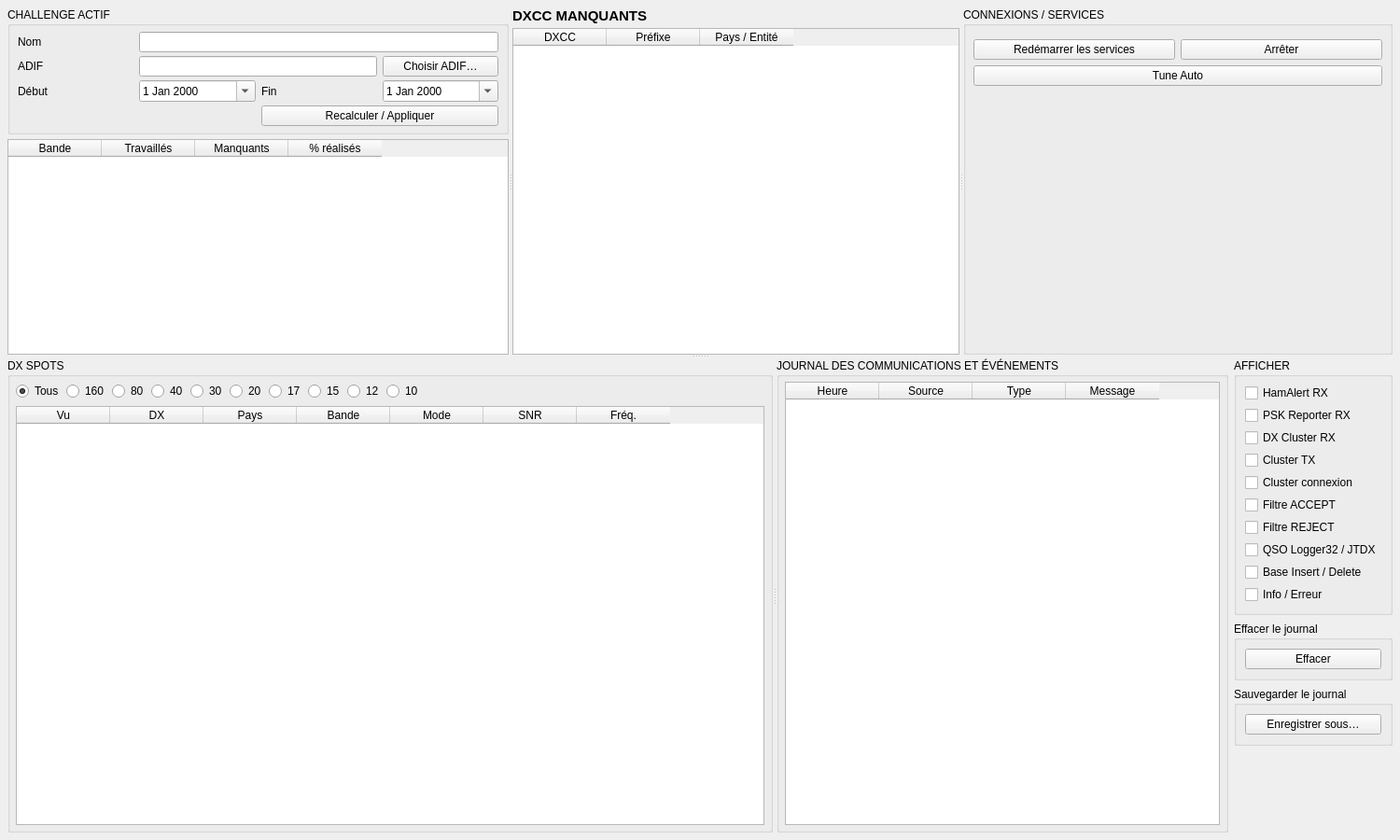
<?xml version="1.0" encoding="UTF-8"?>
<ui version="4.0">
 <class>ChallengeDXCCWidget</class>
 <widget class="QWidget" name="ChallengeDXCCWidget">
  <property name="geometry">
   <rect><x>0</x><y>0</y><width>1500</width><height>900</height></rect>
  </property>
  <layout class="QVBoxLayout" name="rootLayout">
   <property name="leftMargin"><number>8</number></property>
   <property name="topMargin"><number>8</number></property>
   <property name="rightMargin"><number>8</number></property>
   <property name="bottomMargin"><number>8</number></property>
   <property name="spacing"><number>6</number></property>
   <item>
    <widget class="QSplitter" name="mainSplitter">
     <property name="orientation"><enum>Qt::Vertical</enum></property>
     <property name="childrenCollapsible"><bool>false</bool></property>
     <widget class="QSplitter" name="topSplitter">
      <property name="orientation"><enum>Qt::Horizontal</enum></property>
      <property name="childrenCollapsible"><bool>false</bool></property>

      <!-- CHALLENGE -->
      <widget class="QWidget" name="challengePanel">
       <layout class="QVBoxLayout" name="challengePanelLayout">
        <property name="leftMargin"><number>0</number></property>
        <property name="topMargin"><number>0</number></property>
        <property name="rightMargin"><number>0</number></property>
        <property name="bottomMargin"><number>0</number></property>
        <property name="spacing"><number>5</number></property>
        <item>
         <widget class="QGroupBox" name="challengeGroup">
          <property name="title"><string>CHALLENGE ACTIF</string></property>
          <layout class="QGridLayout" name="challengeFormLayout">
           <property name="leftMargin"><number>8</number></property>
           <property name="topMargin"><number>6</number></property>
           <property name="rightMargin"><number>8</number></property>
           <property name="bottomMargin"><number>6</number></property>
           <property name="horizontalSpacing"><number>6</number></property>
           <property name="verticalSpacing"><number>4</number></property>
           <item row="0" column="0"><widget class="QLabel" name="nameLabel"><property name="text"><string>Nom</string></property></widget></item>
           <item row="0" column="1" colspan="3"><widget class="QLineEdit" name="nameEdit"/></item>
           <item row="1" column="0"><widget class="QLabel" name="adifLabel"><property name="text"><string>ADIF</string></property></widget></item>
           <item row="1" column="1" colspan="2"><widget class="QLineEdit" name="adifEdit"><property name="readOnly"><bool>true</bool></property></widget></item>
           <item row="1" column="3"><widget class="QPushButton" name="chooseAdifButton"><property name="text"><string>Choisir ADIF…</string></property></widget></item>
           <item row="2" column="0"><widget class="QLabel" name="startLabel"><property name="text"><string>Début</string></property></widget></item>
           <item row="2" column="1"><widget class="QDateEdit" name="startEdit"><property name="calendarPopup"><bool>true</bool></property></widget></item>
           <item row="2" column="2"><widget class="QLabel" name="endLabel"><property name="text"><string>Fin</string></property></widget></item>
           <item row="2" column="3"><widget class="QDateEdit" name="endEdit"><property name="calendarPopup"><bool>true</bool></property></widget></item>
           <item row="3" column="2" colspan="2"><widget class="QPushButton" name="applyProfileButton"><property name="text"><string>Recalculer / Appliquer</string></property></widget></item>
          </layout>
         </widget>
        </item>
        <item>
         <widget class="QTableWidget" name="band">
          <property name="editTriggers"><set>QAbstractItemView::NoEditTriggers</set></property>
          <property name="selectionBehavior"><enum>QAbstractItemView::SelectRows</enum></property>
          <property name="selectionMode"><enum>QAbstractItemView::SingleSelection</enum></property>
          <property name="alternatingRowColors"><bool>true</bool></property>
          <column><property name="text"><string>Bande</string></property></column>
          <column><property name="text"><string>Travaillés</string></property></column>
          <column><property name="text"><string>Manquants</string></property></column>
          <column><property name="text"><string>% réalisés</string></property></column>
         </widget>
        </item>
       </layout>
      </widget>

      <!-- MANQUANTS -->
      <widget class="QWidget" name="missingPanel">
       <layout class="QVBoxLayout" name="missingPanelLayout">
        <property name="leftMargin"><number>0</number></property>
        <property name="topMargin"><number>0</number></property>
        <property name="rightMargin"><number>0</number></property>
        <property name="bottomMargin"><number>0</number></property>
        <property name="spacing"><number>4</number></property>
        <item>
         <widget class="QLabel" name="missingTitle">
          <property name="text"><string>DXCC MANQUANTS</string></property>
          <property name="styleSheet"><string notr="true">font-size:15px;font-weight:bold;</string></property>
         </widget>
        </item>
        <item>
         <widget class="QTableWidget" name="missing">
          <property name="editTriggers"><set>QAbstractItemView::NoEditTriggers</set></property>
          <property name="selectionBehavior"><enum>QAbstractItemView::SelectRows</enum></property>
          <property name="alternatingRowColors"><bool>true</bool></property>
          <column><property name="text"><string>DXCC</string></property></column>
          <column><property name="text"><string>Préfixe</string></property></column>
          <column><property name="text"><string>Pays / Entité</string></property></column>
         </widget>
        </item>
       </layout>
      </widget>

      <!-- SERVICES -->
      <widget class="QWidget" name="servicesPanel">
       <layout class="QVBoxLayout" name="servicesPanelLayout">
        <property name="leftMargin"><number>0</number></property>
        <property name="topMargin"><number>0</number></property>
        <property name="rightMargin"><number>0</number></property>
        <property name="bottomMargin"><number>0</number></property>
        <item>
         <widget class="QGroupBox" name="servicesGroup">
          <property name="title"><string>CONNEXIONS / SERVICES</string></property>
          <layout class="QVBoxLayout" name="servicesGroupLayout">
           <property name="leftMargin"><number>8</number></property>
           <property name="topMargin"><number>8</number></property>
           <property name="rightMargin"><number>8</number></property>
           <property name="bottomMargin"><number>8</number></property>
           <property name="spacing"><number>6</number></property>
           <item>
            <widget class="QWidget" name="servicesCardsHost">
             <layout class="QVBoxLayout" name="servicesCardsLayout">
              <property name="leftMargin"><number>0</number></property>
              <property name="topMargin"><number>0</number></property>
              <property name="rightMargin"><number>0</number></property>
              <property name="bottomMargin"><number>0</number></property>
              <property name="spacing"><number>4</number></property>
             </layout>
            </widget>
           </item>
           <item>
            <layout class="QHBoxLayout" name="servicesButtonsLayout">
             <property name="spacing"><number>6</number></property>
             <item><widget class="QPushButton" name="restartServicesButton"><property name="minimumHeight"><number>30</number></property><property name="text"><string>Redémarrer les services</string></property></widget></item>
             <item><widget class="QPushButton" name="stopServicesButton"><property name="minimumHeight"><number>30</number></property><property name="text"><string>Arrêter</string></property></widget></item>
            </layout>
           </item>
           <item><widget class="QPushButton" name="tuneAutoButton"><property name="minimumHeight"><number>32</number></property><property name="text"><string>Tune Auto</string></property></widget></item>
           <item><spacer name="servicesSpacer"><property name="orientation"><enum>Qt::Vertical</enum></property><property name="sizeHint" stdset="0"><size><width>20</width><height>10</height></size></property></spacer></item>
          </layout>
         </widget>
        </item>
       </layout>
      </widget>
     </widget>

     <!-- LOWER AREA -->
     <widget class="QWidget" name="journalArea">
      <layout class="QHBoxLayout" name="journalAreaLayout">
       <property name="leftMargin"><number>0</number></property>
       <property name="topMargin"><number>0</number></property>
       <property name="rightMargin"><number>0</number></property>
       <property name="bottomMargin"><number>0</number></property>
       <property name="spacing"><number>6</number></property>
       <item>
        <widget class="QSplitter" name="journalSplitter">
         <property name="orientation"><enum>Qt::Horizontal</enum></property>
         <property name="childrenCollapsible"><bool>false</bool></property>
         <widget class="QGroupBox" name="spotsGroup">
          <property name="title"><string>DX SPOTS</string></property>
          <layout class="QVBoxLayout" name="spotsLayout">
           <property name="leftMargin"><number>6</number></property>
           <property name="topMargin"><number>5</number></property>
           <property name="rightMargin"><number>6</number></property>
           <property name="bottomMargin"><number>5</number></property>
           <item>
            <layout class="QHBoxLayout" name="spotBandFilterLayout">
             <property name="spacing"><number>3</number></property>
             <item><widget class="QRadioButton" name="spotBandAll"><property name="text"><string>Tous</string></property><property name="checked"><bool>true</bool></property></widget></item>
             <item><widget class="QRadioButton" name="spotBand160"><property name="text"><string>160</string></property></widget></item>
             <item><widget class="QRadioButton" name="spotBand80"><property name="text"><string>80</string></property></widget></item>
             <item><widget class="QRadioButton" name="spotBand40"><property name="text"><string>40</string></property></widget></item>
             <item><widget class="QRadioButton" name="spotBand30"><property name="text"><string>30</string></property></widget></item>
             <item><widget class="QRadioButton" name="spotBand20"><property name="text"><string>20</string></property></widget></item>
             <item><widget class="QRadioButton" name="spotBand17"><property name="text"><string>17</string></property></widget></item>
             <item><widget class="QRadioButton" name="spotBand15"><property name="text"><string>15</string></property></widget></item>
             <item><widget class="QRadioButton" name="spotBand12"><property name="text"><string>12</string></property></widget></item>
             <item><widget class="QRadioButton" name="spotBand10"><property name="text"><string>10</string></property></widget></item>
             <item><spacer name="spotBandFilterSpacer"><property name="orientation"><enum>Qt::Horizontal</enum></property><property name="sizeHint" stdset="0"><size><width>10</width><height>20</height></size></property></spacer></item>
            </layout>
           </item>
           <item>
            <widget class="QTableWidget" name="spots">
             <property name="editTriggers"><set>QAbstractItemView::NoEditTriggers</set></property>
             <property name="selectionBehavior"><enum>QAbstractItemView::SelectRows</enum></property>
             <property name="selectionMode"><enum>QAbstractItemView::SingleSelection</enum></property>
             <property name="alternatingRowColors"><bool>true</bool></property>
             <column><property name="text"><string>Vu</string></property></column>
             <column><property name="text"><string>DX</string></property></column>
             <column><property name="text"><string>Pays</string></property></column>
             <column><property name="text"><string>Bande</string></property></column>
             <column><property name="text"><string>Mode</string></property></column>
             <column><property name="text"><string>SNR</string></property></column>
             <column><property name="text"><string>Fréq.</string></property></column>
            </widget>
           </item>
          </layout>
         </widget>
         <widget class="QGroupBox" name="logGroup">
          <property name="title"><string>JOURNAL DES COMMUNICATIONS ET ÉVÉNEMENTS</string></property>
          <layout class="QVBoxLayout" name="logLayout">
           <property name="leftMargin"><number>6</number></property>
           <property name="topMargin"><number>5</number></property>
           <property name="rightMargin"><number>6</number></property>
           <property name="bottomMargin"><number>5</number></property>
           <item>
            <widget class="QTableWidget" name="log">
             <property name="editTriggers"><set>QAbstractItemView::NoEditTriggers</set></property>
             <property name="selectionBehavior"><enum>QAbstractItemView::SelectRows</enum></property>
             <column><property name="text"><string>Heure</string></property></column>
             <column><property name="text"><string>Source</string></property></column>
             <column><property name="text"><string>Type</string></property></column>
             <column><property name="text"><string>Message</string></property></column>
            </widget>
           </item>
          </layout>
         </widget>
        </widget>
       </item>

       <!-- FILTERS -->
       <item>
        <widget class="QWidget" name="filterPanel">
         <property name="minimumWidth"><number>205</number></property>
         <property name="maximumWidth"><number>205</number></property>
         <layout class="QVBoxLayout" name="filterPanelLayout">
          <property name="leftMargin"><number>0</number></property>
          <property name="topMargin"><number>0</number></property>
          <property name="rightMargin"><number>0</number></property>
          <property name="bottomMargin"><number>0</number></property>
          <property name="spacing"><number>7</number></property>
          <item>
           <widget class="QGroupBox" name="displayGroup">
            <property name="title"><string>AFFICHER</string></property>
            <layout class="QVBoxLayout" name="displayLayout">
             <property name="leftMargin"><number>9</number></property>
             <property name="topMargin"><number>7</number></property>
             <property name="rightMargin"><number>9</number></property>
             <property name="bottomMargin"><number>9</number></property>
             <property name="spacing"><number>4</number></property>
             <item><widget class="QCheckBox" name="filterHamAlert"><property name="text"><string>HamAlert RX</string></property></widget></item>
             <item><widget class="QCheckBox" name="filterPSK"><property name="text"><string>PSK Reporter RX</string></property></widget></item>
             <item><widget class="QCheckBox" name="filterDXCluster"><property name="text"><string>DX Cluster RX</string></property></widget></item>
             <item><widget class="QCheckBox" name="filterClusterTX"><property name="text"><string>Cluster TX</string></property></widget></item>
             <item><widget class="QCheckBox" name="filterClusterConnection"><property name="text"><string>Cluster connexion</string></property></widget></item>
             <item><widget class="QCheckBox" name="filterAccept"><property name="text"><string>Filtre ACCEPT</string></property></widget></item>
             <item><widget class="QCheckBox" name="filterReject"><property name="text"><string>Filtre REJECT</string></property></widget></item>
             <item><widget class="QCheckBox" name="filterQSO"><property name="text"><string>QSO Logger32 / JTDX</string></property></widget></item>
             <item><widget class="QCheckBox" name="filterDatabase"><property name="text"><string>Base Insert / Delete</string></property></widget></item>
             <item><widget class="QCheckBox" name="filterSystem"><property name="text"><string>Info / Erreur</string></property></widget></item>
            </layout>
           </widget>
          </item>
          <item>
           <widget class="QGroupBox" name="clearGroup">
            <property name="title"><string>Effacer le journal</string></property>
            <layout class="QVBoxLayout" name="clearLayout">
             <item><widget class="QPushButton" name="clearLogButton"><property name="text"><string>Effacer</string></property></widget></item>
            </layout>
           </widget>
          </item>
          <item>
           <widget class="QGroupBox" name="saveGroup">
            <property name="title"><string>Sauvegarder le journal</string></property>
            <layout class="QVBoxLayout" name="saveLayout">
             <item><widget class="QPushButton" name="saveLogButton"><property name="text"><string>Enregistrer sous…</string></property></widget></item>
            </layout>
           </widget>
          </item>
          <item><spacer name="filterSpacer"><property name="orientation"><enum>Qt::Vertical</enum></property><property name="sizeHint" stdset="0"><size><width>20</width><height>40</height></size></property></spacer></item>
         </layout>
        </widget>
       </item>
      </layout>
     </widget>
    </widget>
   </item>
  </layout>
 </widget>
 <resources/>
 <connections/>
</ui>
